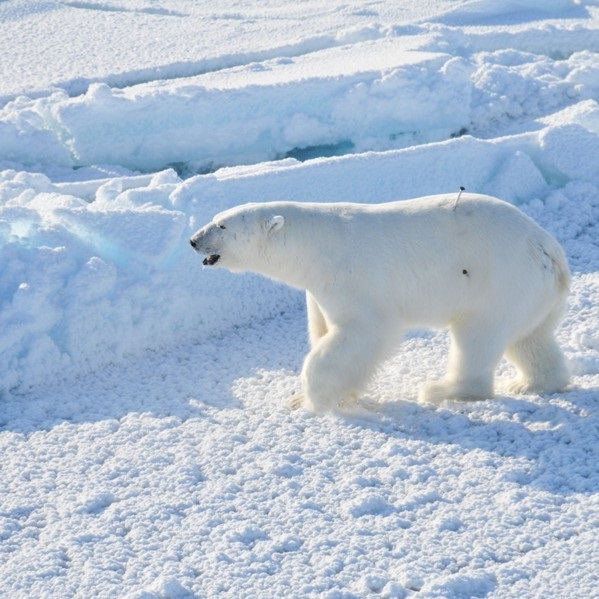
#> input picture probabilistic_data/isbjorn_kpg.jpg, 599 x 599 px
$ python clusters.py
#> lines starting #> are read from the running program, lines starting #| are printed output that depends on the picture
### snake.py
from cv2 import kmeans
import cv2
import numpy as np
import skimage.draw
from scipy import interpolate
import matplotlib.pyplot as plt
from scipy.stats import norm
import scipy.signal as signal
from sklearn.cluster import KMeans
from sklearn.neighbors import NearestNeighbors


class snake:

    def __init__(self, n_points, im, tau = 200, alpha=0.05, beta=0.05,
                 r=None, weights = [1/3, 1/3, 1/3], method = "means", var_tau=False, patch_size=11, n_dict=10, n_clusters=5,shift=[0,0]):

        print("Initializing...")
        self.figsize = (12,7)

        print(im.shape)

        self.n_points = n_points
        self.points = np.empty((n_points, 2))
        self.prev_points = np.empty((n_points, 2))
        self.normals = np.empty((n_points, 2))
        self.im_values = np.zeros((n_points,1))
        self.patch_values = np.zeros((n_points,1))
        self.cluster_p_diff = np.zeros((n_clusters**2, 1))

        self.im = im
        self.im_raveled = self.im.ravel()

        self.variable_tau = var_tau

        self.weights = np.asarray([weights]).astype(np.float64)
        self.im_values_color = np.zeros((n_points,1))

        if (im.ndim == 3):
            if im.dtype == np.float64: # if float the range is from 0 to 1
                im *= 255
            self.im = (cv2.cvtColor(im, cv2.COLOR_RGB2GRAY)).astype(np.float32)
            self.im_raveled = self.im.ravel()
            self.im_color_plot = im

            self.im_color = im.astype(np.float32)

            self.im_color_dict = np.reshape(self.im_color, (*self.im_raveled.shape, 3))
            # plt.figure()
            # plt.imshow(self.im,cmap="gray")

        else:
            self.im_color = None
            self.weights[0,2]= 0 # dont use color if im is BW
        self.init_clusters(n_cluster=n_clusters)
        self.weights /= np.sum(self.weights)

        self.Y = im.shape[0]
        self.X = im.shape[1]
        # [4 lines of commented-out code are left out]


        self.f_ext= np.ones((n_points,1))
        # self.tau = tau * self.X /1000 # scale tau with image size
        self.tau = tau
        self.tau_init = tau
        self.cycle = 0

        self.init_interp_function()
        self.create_smoothing_matrix(alpha=alpha,beta=beta)

        self.method = method

        self.init_snake_to_image(r=r,shift=shift)

        self.init_im_dict(n_dict=n_dict, patch_size=patch_size)
        self.init_patch_dict()
        # self.init_knn_fitter()

        self.update_snake(False)

        print("Done!")


    # [7 lines of commented-out code are left out]

    # [313 lines left out: functions init_snake_to_image, XY_to_ravel, interp2d_to_points, interp_color, init_interp_function, init_patch_dict and 7 more, not called in this run]

    def calc_im_mask(self):
        self.inside_mask = skimage.draw.polygon2mask(self.im.shape, np.fliplr(self.points))
        self.outside_mask =  ~self.inside_mask

        # fig , ax = plt.subplots(1,2)
        # ax[0].imshow(self.inside_mask)
        # ax[1].imshow(self.outside_mask)
        # self.super_inside_mask = skimage.draw.polygon2mask(self.super_sample_dict_assignment.shape, self.points*self.patch_size)
        # self.super_outside_mask =  ~self.super_inside_mask


    # [27 lines left out: functions calc_area_means, calc_area_histograms, not called in this run]

    def calc_snake_length(self):
        self.length = np.sum(np.linalg.norm(np.diff(self.points, axis=0), axis=1))


    # [131 lines left out: functions plot_patch_histograms, plot_histograms, calc_norm_forces, not called in this run]


    def constrain_to_im(self):
        self.points[:,0] = np.clip(self.points[:,0], 1, self.X-1)
        self.points[:,1] = np.clip(self.points[:,1], 1, self.Y-1)


    # [232 lines left out: functions distribute_points, update_snake, converge_to_shape, update_im, remove_intersections, not called in this run]


    """ PLOTTING """
    # [69 lines left out: functions show, show_normals, plot_im_values, plot_prob_maps, not called in this run]


    # def plot_clusters(self):


    def init_clusters(self, n_cluster = 5):
        self.n_clusters = n_cluster
        if (np.all(self.im_color is None)):
            return
        print("Extracting color clusters")
        self.kmeans_color_model = KMeans(init="random",
                                    n_clusters=n_cluster**2,
                                    n_init=10,
                                    max_iter=300,
                                    random_state=42)

        self.kmeans_color_model.fit(self.im_color_dict)
        self.cluster_dict = self.kmeans_color_model.cluster_centers_ # the cluster centers

        self.knn_color_fitter = NearestNeighbors(n_neighbors=1, radius=3 * 255.0, p=2) # kan måske laves i init
        self.knn_color_fitter.fit(self.cluster_dict)

        # self.cluster_dict_assignment = self.knn_color_fitter.kneighbors(self.im_color_dict, return_distance=False)
        self.cluster_dict_assignment = self.kmeans_color_model.labels_
        self.cluster_dict_assignment = np.reshape(self.cluster_dict_assignment,(self.im.shape))

        # print(self.cluster_dict)

        # self.plot_cluster_dict()

        return


    # [74 lines left out: functions plot_cluster_histograms, plot_cluster_dict, calc_clustering_histograms, clustering, not called in this run]


### clusters.py
#### Gustav Leth
#### Projekt Advanced Images Analysis
#### 21/04/2022

import numpy as np
import matplotlib.pyplot as plt
import snake as snek
import AiA
import cv2
from sklearn.cluster import KMeans
from PIL import Image


im= plt.imread("probabilistic_data/isbjorn_kpg.jpg") #RGB
#> im is the input picture: shape (599, 599, 3); mean R, G, B 172.4, 188.7, 208

snake = snek.snake(150, im,
                   tau=5,
                   var_tau=False,
                   alpha=0.1,
                   beta=0.01,
                   method="patch_prob",
                   r=100,
                   weights=[1,1,1], # these are reweighted to sum to 1
                   patch_size=3,
                   n_dict=11,
                   n_clusters=7)
#| (599, 599, 3)
#> in __init__, `self.im = (cv2.cvtColor(im, cv2.COLOR_RGB2GRAY)).astype(np.float32)`:
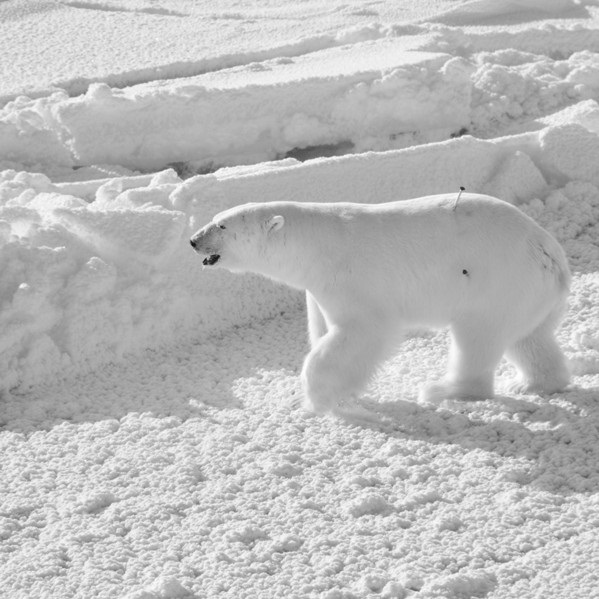
#> self.im: shape (599, 599) float32; min 17, max 255, mean 186
#> (the run stopped early here; a loop or call above may not have finished)
